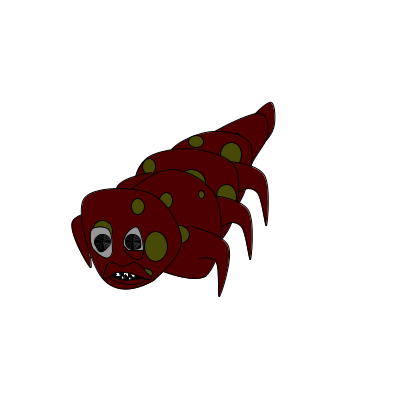
Frame 1 (no input)
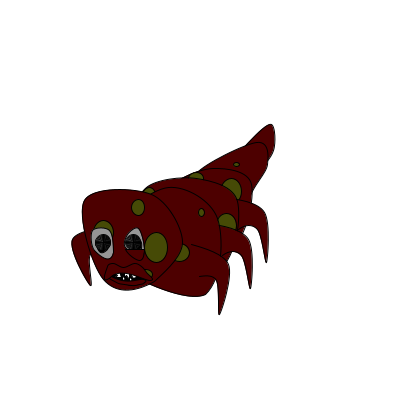
Frame 60 (the mouse pressed at the canvas centre just before this capture)
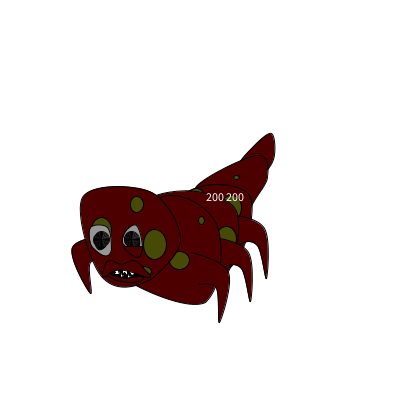
Frame 120 (the mouse held since frame 60 and released just before this capture)

The Processing sketch that drew these frames (run headless with seeded random() and noise(); from frame 60 on, the mouse is pressed at the canvas centre):

// Processing sketch: processing_87624
// ── processing_87624.pde

float x; //centre, axe x
float y; //centre, axe y
float ybb ; // bas de la bouche, axe y
float pdby ; //paupière du bas, axe y

void setup() 
        {
        size(400,400); //Taille de la fenetre.
        frameRate(30); //Nombre d'images/seconde.
        smooth(); //Lisser les formes dessinées.
        
        x = width*0.5; //centre, axe x
        y = height*0.5; //centre, axe y
        pdby = height*0.5; //paupière du bas, axe y
        ybb=height*0.5; //bas de la bouche, axe y
        }


//Fonction qui est appelée à chaque nouvelle image.
void draw() 
        {
        background(255); //Remplir l'arrière-plan d'une teinte de gris.
        
        //montée et descente du monstre dans l'eau pendant sa nage, axe y
        y = height*0.5 + sin(frameCount*0.1+radians(90))*15; 
        ybb=height*0.5 + sin(frameCount*0.1+radians(90))*15; 
        //note : la fonction sin est ajoutée à pdby dans le bloc "forme : paupière droite du bas"  
  
  
//CORPS ET PATTES
        fill(#4d0000); 
        beginShape();  //forme : articulation5 avec fonction cos additionnée à y pour action de nager
        curveVertex(x+142, y-74 + cos(frameCount*0.2+radians(90))*30); 
        curveVertex(x+56, y-60 + cos(frameCount*0.2+radians(90))*30);
        curveVertex(x+38, y-72 + cos(frameCount*0.2+radians(90))*30);
        curveVertex(x+51, y-91 + cos(frameCount*0.2+radians(90))*30);
        curveVertex(x+71, y-106 + cos(frameCount*0.2+radians(90))*30);
        curveVertex(x+73, y-80 + cos(frameCount*0.2+radians(90))*30);
        curveVertex(x+56, y-60 + cos(frameCount*0.2+radians(90))*30);
        curveVertex(x+31, y-56 + cos(frameCount*0.2+radians(90))*30);
        endShape();
       
        fill(#4d0000);
        beginShape();  //forme : articulation4 avec fonction cos additionnée à y pour action de nager
        curveVertex(x+67, y-58 + cos(frameCount*0.2+radians(90))*40);
        curveVertex(x+48, y-27 + cos(frameCount*0.2+radians(90))*40);
        curveVertex(x+11, y-36 + cos(frameCount*0.2+radians(90))*40);
        curveVertex(x-4, y-62 + cos(frameCount*0.2+radians(90))*40);
        curveVertex(x+56, y-93 + cos(frameCount*0.2+radians(90))*40);
        curveVertex(x+67, y-71 + cos(frameCount*0.2+radians(90))*40);
        curveVertex(x+48, y-27 + cos(frameCount*0.2+radians(90))*40);
        curveVertex(x+77, y+38 + cos(frameCount*0.2+radians(90))*40);
        endShape();
       
        fill(#464a06); //forme : taches sur l'articulation4 avec fonction cos additionnée à y pour action de nager
        ellipse(x+36, y-71 + cos(frameCount*0.2+radians(90))*40, 6,4);
       
        fill(#4d0000);
        beginShape();  //forme : articulation3 avec fonction cos additionnée à y pour action de nager
        curveVertex(x+69, y-57 + cos(frameCount*0.2+radians(90))*50);
        curveVertex(x+30, y+10 + cos(frameCount*0.2+radians(90))*50);
        curveVertex(x-35, y-19 + cos(frameCount*0.2+radians(90))*50);
        curveVertex(x-29, y-55 + cos(frameCount*0.2+radians(90))*50);
        curveVertex(x+13, y-73 + cos(frameCount*0.2+radians(90))*50);
        curveVertex(x+51, y-57 + cos(frameCount*0.2+radians(90))*50);
        curveVertex(x+30, y+10 + cos(frameCount*0.2+radians(90))*50);
        curveVertex(x-52, y+43 + cos(frameCount*0.2+radians(90))*50);
        endShape();

        fill(#464a06); //forme : taches sur l'articulation3 avec fonction cos additionnée à y pour action de nager
        ellipse(x-4, y-63 + cos(frameCount*0.2+radians(90))*50, 15,12);
        ellipse(x+31, y-50 + cos(frameCount*0.2+radians(90))*50, 21,25);
                                   
        fill(#4d0000);
        beginShape(); //forme : patte gauche 3 avec fonction cos additionnée à y pour action de nager
        curveVertex(x+3, y-3 + cos(frameCount*0.2+radians(90))*50);
        curveVertex(x-16, y-23 + cos(frameCount*0.2+radians(90))*50);
        curveVertex(x-36, y-26 + cos(frameCount*0.2+radians(90))*50);
        curveVertex(x-36, y+5 + cos(frameCount*0.2+radians(90))*50);
        curveVertex(x-54, y-41 + cos(frameCount*0.2+radians(90))*50);
        curveVertex(x-24, y-55 + cos(frameCount*0.2+radians(90))*50);
        curveVertex(x-9, y-49 + cos(frameCount*0.2+radians(90))*50);
        endShape();
        
        fill(#4d0000);
        beginShape(); //forme : patte droite 3 avec fonction cos additionnée à y pour action de nager
        curveVertex(x+17, y+19 + cos(frameCount*0.2+radians(90))*50);
        curveVertex(x+38, y-12 + cos(frameCount*0.2+radians(90))*50);
        curveVertex(x+57, y-12 + cos(frameCount*0.2+radians(90))*50);
        curveVertex(x+66, y+21 + cos(frameCount*0.2+radians(90))*50);
        curveVertex(x+64, y-29 + cos(frameCount*0.2+radians(90))*50);
        curveVertex(x+28, y-43 + cos(frameCount*0.2+radians(90))*50);
        curveVertex(x+16, y-33 + cos(frameCount*0.2+radians(90))*50);
        endShape();
                                          
        fill(#4d0000);
        beginShape(); //forme : articulation2 avec fonction cos additionnée à y pour action de nager
        curveVertex(x+45, y-34 + cos(frameCount*0.2+radians(90))*40);
        curveVertex(x+18, y+36 + cos(frameCount*0.2+radians(90))*40);
        curveVertex(x-59, y-10 + cos(frameCount*0.2+radians(90))*40);
        curveVertex(x-54, y-48 + cos(frameCount*0.2+radians(90))*40);
        curveVertex(x-4, y-57 + cos(frameCount*0.2+radians(90))*40);
        curveVertex(x+37, y-34 + cos(frameCount*0.2+radians(90))*40);
        curveVertex(x+18, y+36 + cos(frameCount*0.2+radians(90))*40);
        curveVertex(x-76, y+66 + cos(frameCount*0.2+radians(90))*40);
        endShape();                 
      
        fill(#464a06); //forme : taches sur l'articulation2 avec fonction cos additionnée à y pour action de nager
        ellipse(x-51, y-40 + cos(frameCount*0.2+radians(90))*40, 13,16);
        ellipse(x+26, y-10 + cos(frameCount*0.2+radians(90))*40, 20,25);
        ellipse(x-9, y-24 + cos(frameCount*0.2+radians(90))*40, 28,26);
       
        fill(#4d0000);
        beginShape(); //forme : patte gauche 2 avec fonction cos additionnée à y pour action de nager
        curveVertex(x-27, y+20 + cos(frameCount*0.2+radians(90))*40);
        curveVertex(x-46, y + cos(frameCount*0.2+radians(90))*40);
        curveVertex(x-66, y-3 + cos(frameCount*0.2+radians(90))*40);
        curveVertex(x-66, y+28 + cos(frameCount*0.2+radians(90))*40);
        curveVertex(x-84, y-18 + cos(frameCount*0.2+radians(90))*40);
        curveVertex(x-49, y-34 + cos(frameCount*0.2+radians(90))*40);
        curveVertex(x-39, y-26 + cos(frameCount*0.2+radians(90))*40);
        endShape();
        
        fill(#4d0000);
        beginShape(); //forme : patte droite 2 avec fonction cos additionnée à y pour action de nager
        curveVertex(x+1, y+51 + cos(frameCount*0.2+radians(90))*40);
        curveVertex(x+22, y+20 + cos(frameCount*0.2+radians(90))*40);
        curveVertex(x+41, y+20 + cos(frameCount*0.2+radians(90))*40);
        curveVertex(x+50, y+53 + cos(frameCount*0.2+radians(90))*40);
        curveVertex(x+48, y+4 + cos(frameCount*0.2+radians(90))*40);
        curveVertex(x+12, y-11 + cos(frameCount*0.2+radians(90))*40);
        curveVertex(x, y-1 + cos(frameCount*0.2+radians(90))*40);
        endShape();

        fill(#4d0000);
        beginShape();  //forme : articulation1 avec fonction cos additionnée à y pour action de nager
        curveVertex(x+32, y-10 + cos(frameCount*0.2+radians(90))*25);
        curveVertex(x+5, y+67 + cos(frameCount*0.2+radians(90))*25);
        curveVertex(x-78, y+42 + cos(frameCount*0.2+radians(90))*25);
        curveVertex(x-89, y+1 + cos(frameCount*0.2+radians(90))*25);
        curveVertex(x-32, y-40 + cos(frameCount*0.2+radians(90))*25);
        curveVertex(x+17, y-9 + cos(frameCount*0.2+radians(90))*25);
        curveVertex(x+5, y+67 + cos(frameCount*0.2+radians(90))*25);
        curveVertex(x-89, y+90 + cos(frameCount*0.2+radians(90))*25);
        endShape();
               
        fill(#464a06); //forme : taches sur l'articulation1 avec fonction cos additionnée à y pour action de nager
        ellipse(x-34, y-9 + cos(frameCount*0.2+radians(90))*25, 13,16);
        ellipse(x-21, y+25 + cos(frameCount*0.2+radians(90))*25, 20,18);
        ellipse(x+1, y-15 + cos(frameCount*0.2+radians(90))*25, 6,8);
                                          
        fill(#4d0000);
        beginShape();  //forme : patte gauche 1 avec fonction cos additionnée à y pour action de nager
        curveVertex(x-71, y+50 + cos(frameCount*0.2+radians(90))*25);
        curveVertex(x-87, y+30 + cos(frameCount*0.2+radians(90))*25);
        curveVertex(x-110, y+27 + cos(frameCount*0.2+radians(90))*25);
        curveVertex(x-110, y+58 + cos(frameCount*0.2+radians(90))*25);
        curveVertex(x-128, y+12 + cos(frameCount*0.2+radians(90))*25);
        curveVertex(x-84, y-2 + cos(frameCount*0.2+radians(90))*25);
        curveVertex(x-83, y+4 + cos(frameCount*0.2+radians(90))*25);
        endShape();
                                            
        fill(#4d0000);
        beginShape();  //forme : patte droite1 avec fonction cos additionnée à y pour action de nager
        curveVertex(x-8, y+56 + cos(frameCount*0.2+radians(90))*25);
        curveVertex(x-1, y+49 + cos(frameCount*0.2+radians(90))*25);
        curveVertex(x+16, y+53 + cos(frameCount*0.2+radians(90))*25);
        curveVertex(x+19, y+87 + cos(frameCount*0.2+radians(90))*25);
        curveVertex(x+28, y+37 + cos(frameCount*0.2+radians(90))*25);
        curveVertex(x-9, y+17 + cos(frameCount*0.2+radians(90))*25);
        curveVertex(x-19, y+23 + cos(frameCount*0.2+radians(90))*25);
        endShape();
        
        
        //TÊTE & SES COMPOSANTES 
        translate(random(3), random(3)); //vibration aléatoire de la tête
            
        fill(#4d0000);
        beginShape(); //forme : tête
        curveVertex(x+32, y-10); 
        curveVertex(x-48, y+65);
        curveVertex(x-99, y+63);
        curveVertex(x-118, y-16);
        curveVertex(x-51, y-22);
        curveVertex(x-20, y+25);
        curveVertex(x-48, y+65);
        curveVertex(x-89, y+90);
        endShape(CLOSE);
        
        fill(#464a06); //forme : taches sur la tête 
        ellipse(x-99, y+16, 20,23);
        ellipse(x-57, y+58, 15,10); 
        ellipse(x-46, y+31, 23,30);
        ellipse(x-64, y-9, 13,16);
        
        fill(0);        
        beginShape(); //intérieur bouche
        vertex(x-57, ybb+62);
        vertex(x-58, ybb+66);
        vertex(x-73, ybb+69);
        vertex(x-90, ybb+60);
        vertex(x-90, ybb+55);
        endShape();

        fill(255);
        beginShape(); //forme : dent gauche du bas
        vertex(x-78, ybb+61);
        vertex(x-77, ybb+63);
        vertex(x-80, ybb+64);
        vertex(x-80, ybb+61);
        vertex(x-80, ybb+60);
        endShape(CLOSE);
               
        fill(255); 
        beginShape(); //forme : dent droite du bas
        vertex(x-71, ybb+62);
        vertex(x-70, ybb+64);
        vertex(x-73, ybb+65);
        vertex(x-73, ybb+62);
        vertex(x-73, ybb+61);
        endShape(CLOSE);
         
        fill(255);
        beginShape();//forme : dent gauche du haut
        vertex(x-81, y+61);
        vertex(x-87, y+61);
        vertex(x-85, y+59);
        vertex(x-89, y+55);
        vertex(x-83, y+54);
        endShape(CLOSE);
               
        fill(255);
        beginShape();//forme : dent centrale du haut
        vertex(x-73, y+63);
        vertex(x-76, y+59);
        vertex(x-78, y+61);
        vertex(x-78, y+56);
        vertex(x-73, y+55);
        endShape(CLOSE);
               
        fill(255);
        beginShape(); //forme : dent droite du haut
        vertex(x-67, y+56);
        vertex(x-66, y+61);
        vertex(x-69, y+62);
        vertex(x-71, y+59);
        vertex(x-70, y+56);
        endShape(CLOSE);
        
        fill(#4d0000); 
        beginShape(); //forme : bas de la bouche 
        curveVertex(x-155, ybb+9);
        curveVertex(x-91, ybb+60);
        curveVertex(x-59, ybb+63);
        curveVertex(x-59, ybb+67);
        curveVertex(x-63, ybb+68);
        curveVertex(x-67, ybb+69);
        curveVertex(x-71, ybb+69);
        curveVertex(x-78, ybb+68);
        curveVertex(x-86, ybb+66);
        curveVertex(x-96, ybb+57);
        curveVertex(x-75, ybb+43);
        endShape(CLOSE);
    
        fill(#4d0000);
        beginShape(); //forme : haut de la bouche
        curveVertex(x-123, y+123);
        curveVertex(x-91, y+60);
        curveVertex(x-52, y+64);
        curveVertex(x-56, y+56);
        curveVertex(x-61, y+50);
        curveVertex(x-68, y+47);
        curveVertex(x-79, y+51);
        curveVertex(x-89, y+47);
        curveVertex(x-95, y+50);
        curveVertex(x-92, y+61);
        curveVertex(x-26, y-2);
        endShape(CLOSE);
               
        fill(150);
        beginShape(); //forme : oeil gauche
        curveVertex(x-92, y+62);
        curveVertex(x-89, y+36);
        curveVertex(x-93, y+14);
        curveVertex(x-110, y+14);
        curveVertex(x-108, y+34);
        curveVertex(x-89, y+36);
        curveVertex(x-90, y-50);
        endShape(CLOSE);
        
        fill(0);
        beginShape();  //forme : pupille gauche
        curveVertex(x-105, y+57);
        curveVertex(x-95, y+33);
        curveVertex(x-93, y+24);
        curveVertex(x-105, y+22);
        curveVertex(x-106, y+30);
        curveVertex(x-95, y+33);
        curveVertex(x-57, y-19);
        endShape(CLOSE);
        
        for (int i = 15 ; i > 0 ; i = i - 1)//boucle : forme elliptique dans milieu pupille gauche
                {
                fill(i*255.);
                ellipse(x-99, y+26, i, i);
                }
        
        fill(150);
        beginShape(); //forme : oeil droit
        curveVertex(x-61, y+59);
        curveVertex(x-58, y+33);
        curveVertex(x-64, y+12);
        curveVertex(x-75, y+18);
        curveVertex(x-77, y+31);
        curveVertex(x-58, y+33);
        curveVertex(x-60, y-78);
        endShape(CLOSE);
               
        fill(0);
        beginShape();  //forme : pupille droite
        curveVertex(x-67, y+61);
        curveVertex(x-61, y+32);
        curveVertex(x-63, y+23);
        curveVertex(x-71, y+19);
        curveVertex(x-74, y+28);
        curveVertex(x-61, y+32);
        curveVertex(x-28, y+1);
        endShape(CLOSE);
        
        for (int i = 15 ; i > 0 ; i = i - 1) //boucle : forme elliptique dans milieu pupille droite 
                {
                fill(i*100.);
                ellipse(x-69, y+26, i, i); 
                }
       
        pdby = pdby - 1; //mouvement : paupière droite du bas           
        if (pdby<200) 
                {
                pdby = pdby+3;
                }   
                
        fill(#4d0000); 
        beginShape(); //forme : paupière droite du bas
        curveVertex(x-61, y+1);
        curveVertex(x-58, pdby+33+ sin(frameCount*0.1+radians(90))*15); //ajout de la fonction sin dans l'axe y pour suivre montée et descente du monstre
        curveVertex(x-63, y+44);
        curveVertex(x-77, pdby+33+ sin(frameCount*0.1+radians(90))*15); //ajout de la fonction sin dans l'axe y pour suivre montée et descente du monstre
        curveVertex(x-79, y+11);
        endShape(CLOSE); 
               
        fill(255);
        text(mouseX + " " + mouseY, mouseX + 5, mouseY); //afficher position du curseur
        }
